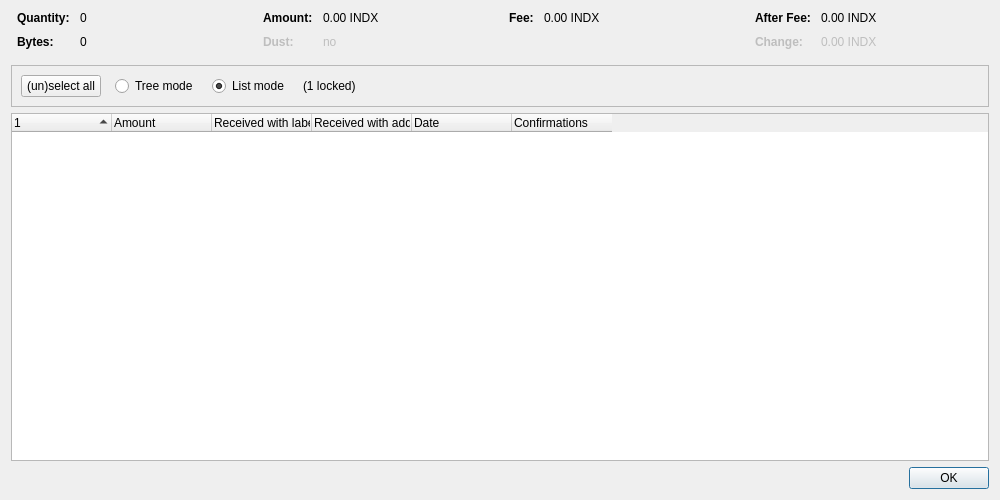
<?xml version="1.0" encoding="UTF-8"?>
<ui version="4.0">
 <class>CoinControlDialog</class>
 <widget class="QDialog" name="CoinControlDialog">
  <property name="geometry">
   <rect>
    <x>0</x>
    <y>0</y>
    <width>1000</width>
    <height>500</height>
   </rect>
  </property>
  <property name="windowTitle">
   <string>Coin Selection</string>
  </property>
  <layout class="QVBoxLayout" name="verticalLayout">
   <item>
    <layout class="QHBoxLayout" name="horizontalLayoutTop" stretch="0,0,0,0">
     <property name="topMargin">
      <number>0</number>
     </property>
     <property name="bottomMargin">
      <number>10</number>
     </property>
     <item>
      <layout class="QFormLayout" name="formLayoutCoinControl1">
       <property name="horizontalSpacing">
        <number>10</number>
       </property>
       <property name="verticalSpacing">
        <number>10</number>
       </property>
       <property name="leftMargin">
        <number>6</number>
       </property>
       <property name="rightMargin">
        <number>6</number>
       </property>
       <item row="0" column="0">
        <widget class="QLabel" name="labelCoinControlQuantityText">
         <property name="font">
          <font>
           <weight>75</weight>
           <bold>true</bold>
          </font>
         </property>
         <property name="text">
          <string>Quantity:</string>
         </property>
        </widget>
       </item>
       <item row="0" column="1">
        <widget class="QLabel" name="labelCoinControlQuantity">
         <property name="cursor">
          <cursorShape>IBeamCursor</cursorShape>
         </property>
         <property name="contextMenuPolicy">
          <enum>Qt::ActionsContextMenu</enum>
         </property>
         <property name="text">
          <string notr="true">0</string>
         </property>
         <property name="textInteractionFlags">
          <set>Qt::LinksAccessibleByMouse|Qt::TextSelectableByKeyboard|Qt::TextSelectableByMouse</set>
         </property>
        </widget>
       </item>
       <item row="1" column="0">
        <widget class="QLabel" name="labelCoinControlBytesText">
         <property name="font">
          <font>
           <weight>75</weight>
           <bold>true</bold>
          </font>
         </property>
         <property name="text">
          <string>Bytes:</string>
         </property>
        </widget>
       </item>
       <item row="1" column="1">
        <widget class="QLabel" name="labelCoinControlBytes">
         <property name="cursor">
          <cursorShape>IBeamCursor</cursorShape>
         </property>
         <property name="contextMenuPolicy">
          <enum>Qt::ActionsContextMenu</enum>
         </property>
         <property name="text">
          <string notr="true">0</string>
         </property>
         <property name="textInteractionFlags">
          <set>Qt::LinksAccessibleByMouse|Qt::TextSelectableByKeyboard|Qt::TextSelectableByMouse</set>
         </property>
        </widget>
       </item>
      </layout>
     </item>
     <item>
      <layout class="QFormLayout" name="formLayoutCoinControl2">
       <property name="horizontalSpacing">
        <number>10</number>
       </property>
       <property name="verticalSpacing">
        <number>10</number>
       </property>
       <property name="leftMargin">
        <number>6</number>
       </property>
       <property name="rightMargin">
        <number>6</number>
       </property>
       <item row="0" column="0">
        <widget class="QLabel" name="labelCoinControlAmountText">
         <property name="font">
          <font>
           <weight>75</weight>
           <bold>true</bold>
          </font>
         </property>
         <property name="text">
          <string>Amount:</string>
         </property>
        </widget>
       </item>
       <item row="0" column="1">
        <widget class="QLabel" name="labelCoinControlAmount">
         <property name="cursor">
          <cursorShape>IBeamCursor</cursorShape>
         </property>
         <property name="contextMenuPolicy">
          <enum>Qt::ActionsContextMenu</enum>
         </property>
         <property name="text">
          <string notr="true">0.00 INDX</string>
         </property>
         <property name="textInteractionFlags">
          <set>Qt::LinksAccessibleByMouse|Qt::TextSelectableByKeyboard|Qt::TextSelectableByMouse</set>
         </property>
        </widget>
       </item>
       <item row="1" column="0">
        <widget class="QLabel" name="labelCoinControlLowOutputText">
         <property name="enabled">
          <bool>false</bool>
         </property>
         <property name="font">
          <font>
           <weight>75</weight>
           <bold>true</bold>
          </font>
         </property>
         <property name="text">
          <string>Dust:</string>
         </property>
        </widget>
       </item>
       <item row="1" column="1">
        <widget class="QLabel" name="labelCoinControlLowOutput">
         <property name="enabled">
          <bool>false</bool>
         </property>
         <property name="cursor">
          <cursorShape>IBeamCursor</cursorShape>
         </property>
         <property name="contextMenuPolicy">
          <enum>Qt::ActionsContextMenu</enum>
         </property>
         <property name="text">
          <string notr="true">no</string>
         </property>
         <property name="textInteractionFlags">
          <set>Qt::LinksAccessibleByMouse|Qt::TextSelectableByKeyboard|Qt::TextSelectableByMouse</set>
         </property>
        </widget>
       </item>
      </layout>
     </item>
     <item>
      <layout class="QFormLayout" name="formLayoutCoinControl3">
       <property name="horizontalSpacing">
        <number>10</number>
       </property>
       <property name="verticalSpacing">
        <number>10</number>
       </property>
       <property name="leftMargin">
        <number>6</number>
       </property>
       <property name="rightMargin">
        <number>6</number>
       </property>
       <item row="0" column="0">
        <widget class="QLabel" name="labelCoinControlFeeText">
         <property name="font">
          <font>
           <weight>75</weight>
           <bold>true</bold>
          </font>
         </property>
         <property name="text">
          <string>Fee:</string>
         </property>
        </widget>
       </item>
       <item row="0" column="1">
        <widget class="QLabel" name="labelCoinControlFee">
         <property name="cursor">
          <cursorShape>IBeamCursor</cursorShape>
         </property>
         <property name="contextMenuPolicy">
          <enum>Qt::ActionsContextMenu</enum>
         </property>
         <property name="text">
          <string notr="true">0.00 INDX</string>
         </property>
         <property name="textInteractionFlags">
          <set>Qt::LinksAccessibleByMouse|Qt::TextSelectableByKeyboard|Qt::TextSelectableByMouse</set>
         </property>
        </widget>
       </item>
      </layout>
     </item>
     <item>
      <layout class="QFormLayout" name="formLayoutCoinControl4">
       <property name="horizontalSpacing">
        <number>10</number>
       </property>
       <property name="verticalSpacing">
        <number>10</number>
       </property>
       <property name="leftMargin">
        <number>6</number>
       </property>
       <property name="rightMargin">
        <number>6</number>
       </property>
       <item row="0" column="0">
        <widget class="QLabel" name="labelCoinControlAfterFeeText">
         <property name="font">
          <font>
           <weight>75</weight>
           <bold>true</bold>
          </font>
         </property>
         <property name="text">
          <string>After Fee:</string>
         </property>
        </widget>
       </item>
       <item row="0" column="1">
        <widget class="QLabel" name="labelCoinControlAfterFee">
         <property name="cursor">
          <cursorShape>IBeamCursor</cursorShape>
         </property>
         <property name="contextMenuPolicy">
          <enum>Qt::ActionsContextMenu</enum>
         </property>
         <property name="text">
          <string notr="true">0.00 INDX</string>
         </property>
         <property name="textInteractionFlags">
          <set>Qt::LinksAccessibleByMouse|Qt::TextSelectableByKeyboard|Qt::TextSelectableByMouse</set>
         </property>
        </widget>
       </item>
       <item row="1" column="0">
        <widget class="QLabel" name="labelCoinControlChangeText">
         <property name="enabled">
          <bool>false</bool>
         </property>
         <property name="font">
          <font>
           <weight>75</weight>
           <bold>true</bold>
          </font>
         </property>
         <property name="text">
          <string>Change:</string>
         </property>
        </widget>
       </item>
       <item row="1" column="1">
        <widget class="QLabel" name="labelCoinControlChange">
         <property name="enabled">
          <bool>false</bool>
         </property>
         <property name="cursor">
          <cursorShape>IBeamCursor</cursorShape>
         </property>
         <property name="contextMenuPolicy">
          <enum>Qt::ActionsContextMenu</enum>
         </property>
         <property name="text">
          <string notr="true">0.00 INDX</string>
         </property>
         <property name="textInteractionFlags">
          <set>Qt::LinksAccessibleByMouse|Qt::TextSelectableByKeyboard|Qt::TextSelectableByMouse</set>
         </property>
        </widget>
       </item>
      </layout>
     </item>
    </layout>
   </item>
   <item>
    <widget class="QFrame" name="frame">
     <property name="minimumSize">
      <size>
       <width>0</width>
       <height>40</height>
      </size>
     </property>
     <property name="frameShape">
      <enum>QFrame::StyledPanel</enum>
     </property>
     <property name="frameShadow">
      <enum>QFrame::Sunken</enum>
     </property>
     <layout class="QHBoxLayout" name="horizontalLayout">
      <item>
       <layout class="QHBoxLayout" name="horizontalLayoutPanel" stretch="0,0,0,0,0">
        <property name="spacing">
         <number>14</number>
        </property>
        <item>
         <widget class="QPushButton" name="pushButtonSelectAll">
          <property name="sizePolicy">
           <sizepolicy hsizetype="Maximum" vsizetype="Fixed">
            <horstretch>0</horstretch>
            <verstretch>0</verstretch>
           </sizepolicy>
          </property>
          <property name="text">
           <string>(un)select all</string>
          </property>
          <property name="autoDefault">
           <bool>false</bool>
          </property>
         </widget>
        </item>
        <item>
         <widget class="QRadioButton" name="radioTreeMode">
          <property name="sizePolicy">
           <sizepolicy hsizetype="Maximum" vsizetype="Fixed">
            <horstretch>0</horstretch>
            <verstretch>0</verstretch>
           </sizepolicy>
          </property>
          <property name="text">
           <string>Tree mode</string>
          </property>
         </widget>
        </item>
        <item>
         <widget class="QRadioButton" name="radioListMode">
          <property name="sizePolicy">
           <sizepolicy hsizetype="Maximum" vsizetype="Fixed">
            <horstretch>0</horstretch>
            <verstretch>0</verstretch>
           </sizepolicy>
          </property>
          <property name="text">
           <string>List mode</string>
          </property>
          <property name="checked">
           <bool>true</bool>
          </property>
         </widget>
        </item>
        <item>
         <widget class="QLabel" name="labelLocked">
          <property name="text">
           <string notr="true">(1 locked)</string>
          </property>
         </widget>
        </item>
        <item>
         <spacer name="horizontalSpacer">
          <property name="orientation">
           <enum>Qt::Horizontal</enum>
          </property>
          <property name="sizeHint" stdset="0">
           <size>
            <width>40</width>
            <height>20</height>
           </size>
          </property>
         </spacer>
        </item>
       </layout>
      </item>
     </layout>
    </widget>
   </item>
   <item>
    <widget class="CoinControlTreeWidget" name="treeWidget">
     <property name="contextMenuPolicy">
      <enum>Qt::CustomContextMenu</enum>
     </property>
     <property name="sortingEnabled">
      <bool>false</bool>
     </property>
     <property name="columnCount">
      <number>6</number>
     </property>
     <attribute name="headerShowSortIndicator" stdset="0">
      <bool>true</bool>
     </attribute>
     <attribute name="headerStretchLastSection">
      <bool>false</bool>
     </attribute>
     <column>
      <property name="text">
       <string/>
      </property>
     </column>
     <column>
      <property name="text">
       <string>Amount</string>
      </property>
     </column>
     <column>
      <property name="text">
       <string>Received with label</string>
      </property>
     </column>
     <column>
      <property name="text">
       <string>Received with address</string>
      </property>
     </column>
     <column>
      <property name="text">
       <string>Date</string>
      </property>
     </column>
     <column>
      <property name="text">
       <string>Confirmations</string>
      </property>
      <property name="toolTip">
       <string>Confirmed</string>
      </property>
     </column>
     <column>
      <property name="text">
       <string/>
      </property>
     </column>
     <column>
      <property name="text">
       <string/>
      </property>
     </column>
     <column>
      <property name="text">
       <string/>
      </property>
     </column>
     <column>
      <property name="text">
       <string/>
      </property>
     </column>
    </widget>
   </item>
   <item>
    <widget class="QDialogButtonBox" name="buttonBox">
     <property name="orientation">
      <enum>Qt::Horizontal</enum>
     </property>
     <property name="standardButtons">
      <set>QDialogButtonBox::Ok</set>
     </property>
    </widget>
   </item>
  </layout>
 </widget>
 <customwidgets>
  <customwidget>
   <class>CoinControlTreeWidget</class>
   <extends>QTreeWidget</extends>
   <header>qt/coincontroltreewidget.h</header>
  </customwidget>
 </customwidgets>
 <resources/>
 <connections/>
</ui>
